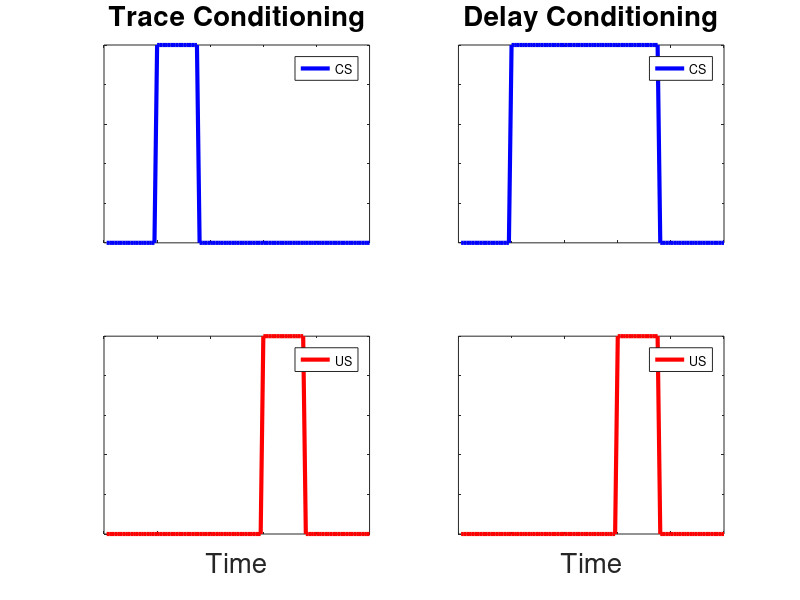

MATLAB code for this plot:
%Generate a schematic for trace vs delay conditioning
csLine_trace = zeros(1,100);
csLine_delay = zeros(1,100);
usLine = zeros(1,100);

csLine_trace(20:35) = 1;
csLine_delay(20:75) = 1;
usLine(60:75) = 1;

fig1 = figure(1);
set(fig1, 'Position', [100 100 1500 300])
%trace
subplot(2,2,1)
plot(csLine_trace, 'blue', 'LineWidth', 3)
title('Trace Conditioning', 'FontSize', 20)
set(gca,'XTickLabel',[]);
set(gca,'YTickLabel',[]);
legend('CS')
subplot(2,2,3)
plot(usLine, 'red', 'LineWidth', 3)
set(gca,'XTickLabel',[]);
set(gca,'YTickLabel',[]);
%set(gca,'YTickLabel',{'Off', 'On'});
legend('US')
xlabel('Time', 'FontSize', 20)

subplot(1,2,2)
%delay
subplot(2,2,2)
plot(csLine_delay, 'blue', 'LineWidth', 3)
title('Delay Conditioning', 'FontSize', 20)
set(gca,'XTickLabel',[]);
set(gca,'YTickLabel',[]);
legend('CS')
subplot(2,2,4)
plot(usLine, 'red', 'LineWidth', 3)
set(gca,'XTickLabel',[]);
set(gca,'YTickLabel',[]);
%set(gca,'YTickLabel',{'Off', 'On'});
legend('US')
xlabel('Time', 'FontSize', 20)